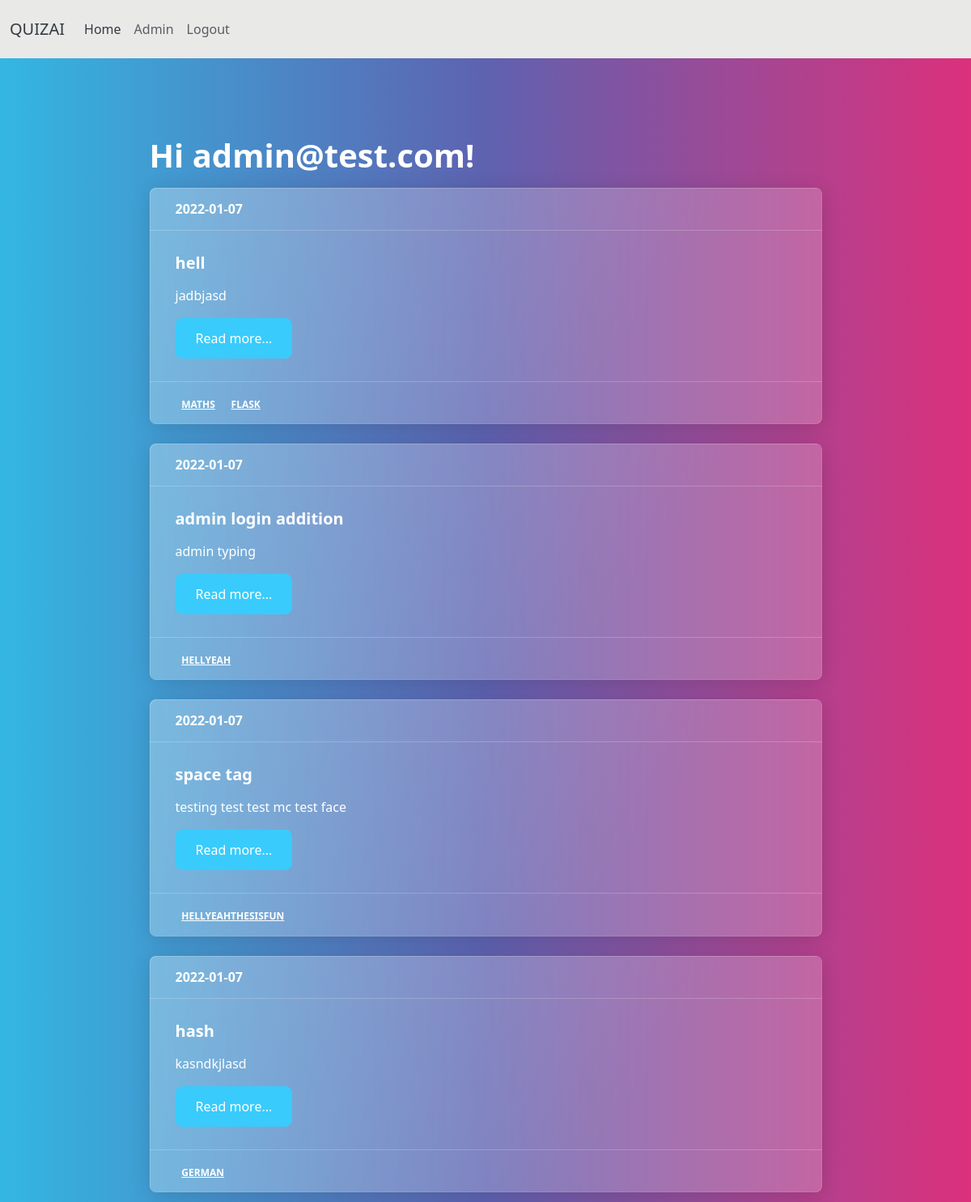
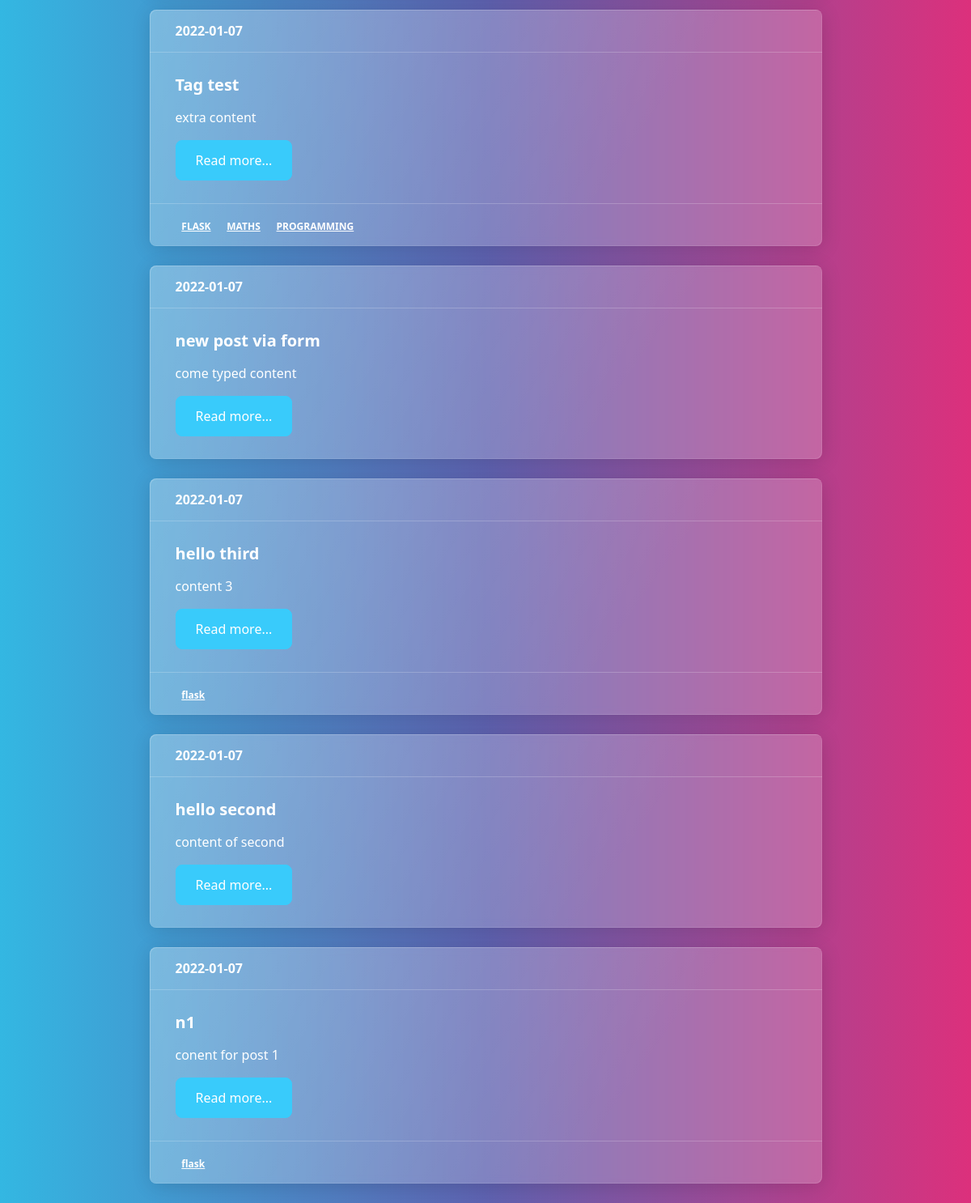
/blog/ (signed in), run on the app's committed database (2 pictures, top to bottom).
### models.py (models this page shows, shortened)
class User(db.Model, UserMixin):
    id = db.Column(db.Integer, primary_key = True)
    email = db.Column(db.String(100), unique=True)
    password = db.Column(db.String(255))
    active = db.Column(db.Boolean)
    roles = db.relationship('Role', secondary=roles_users, backref = db.backref('users'), lazy='dynamic')
    scorecard = db.relationship('Scorecard')

class Post(db.Model):
    id = db.Column(db.Integer, primary_key=True)
    title = db.Column(db.String(140))
    slug = db.Column(db.String(140), unique=True)
    body = db.Column(db.Text)
    created = db.Column(db.DateTime, default=datetime.now())
    tags = db.relationship('Tag', secondary=posts_tags, backref=db.backref('posts'), lazy='dynamic')

class Tag(db.Model):
    id = db.Column(db.Integer, primary_key=True)
    title = db.Column(db.String(140))
    slug= db.Column(db.String(140), unique=True)

### posts/blueprint.py (the view)
@posts.route('/')
@login_required
def posts_list():
    posts = Post.query.order_by(Post.created.desc())
    return render_template('posts/posts.html', posts= posts)

### posts/templates/posts/posts.html (shortened to what this page needs)
{% extends 'base.html' %}
{% block content %}
    <h1>Hi {{ current_user.email }}!</h1>
    {% for post in posts%}
        {% include 'posts/includes/card.html'%}
    {% endfor %}
{% endblock %}

### templates/base.html (shortened to what this page needs)
<!DOCTYPE html>
<html>
    <head>
        <link rel= "stylesheet" type= "text/css" href= "{{ url_for('static',filename='bootstrap-5.1.3-dist/css/bootstrap.min.css') }}">
    </head>
    <body>
          <nav class="navbar navbar-expand-lg navbar-light bg-light mb-5">
            <div class="container-fluid">
              <a class="navbar-brand" href="{{ url_for('index') }}">QUIZAI</a>
              <div class="collapse navbar-collapse" id="navbarColor03">
                <ul class="navbar-nav me-auto">
                  <li class="nav-item">
                    <a class="nav-link active" href="#">Home
                    </a>
                  </li>
                  {% if current_user.has_role('admin') %}
                  <li class="nav-item">
                    <a class="nav-link" href="{{ url_for('admin.index') }}">Admin</a>
                  </li>
                  {% endif %}
                  {% if current_user.is_authenticated %}
                  <li class="nav-item">
                    <a class="nav-link" href="{{ url_for('security.logout') }}">Logout</a>
                  </li>
                  {% endif %}
                </ul>
              </div>
            </div>
          </nav>
          <div class="container">
              <div class="row">
                <div class="col-9 mx-auto">
                  {% block content %}
                  {% endblock %}
                </div>
              </div>
          </div>
    </body>
</html>

### posts/templates/posts/includes/card.html (shortened to what this page needs)
    <div class="card">
        <div class="card-header">
          {{ post.created.date() }}
        </div>
        <div class="card-body">
          <h5 class="card-title">{{ post.title }}</h5>
          <p class="card-text">{{ post.body }}</p>
          <a href="{{ url_for('posts.post_detail', slug=post.slug) }}" class="btn btn-info">Read more...</a>
        </div>
        {% if post.tags.count() %}
        <div class="card-footer text-muted">
            {% for tag in post.tags %}
                <span class="badge badge-dark"><a href="{{ url_for('posts.tag_detail', slug=tag.slug) }}">{{ tag.title }}</a></span>
            {% endfor %}
          </div>
          {% endif %}
    </div>

### data on the page
User: email "admin@test.com"
Post: created "2022-01-07", title "hell", body "jadbjasd"
Tag: title "MATHS"
Tag: title "FLASK"
Post: created "2022-01-07", title "admin login addition", body "admin typing"
Tag: title "HELLYEAH"
Post: created "2022-01-07", title "space tag", body "testing test test mc test face"
Tag: title "HELLYEAHTHESISFUN"
Post: created "2022-01-07", title "hash", body "kasndkjlasd"
Tag: title "GERMAN"
Post: created "2022-01-07", title "Tag test", body "extra content"
Tag: title "PROGRAMMING"
Post: created "2022-01-07", title "new post via form", body "come typed content"
Post: created "2022-01-07", title "hello third", body "content 3"
Tag: title "flask"
Post: created "2022-01-07", title "hello second", body "content of second"
Post: created "2022-01-07", title "n1", body "conent for post 1"
